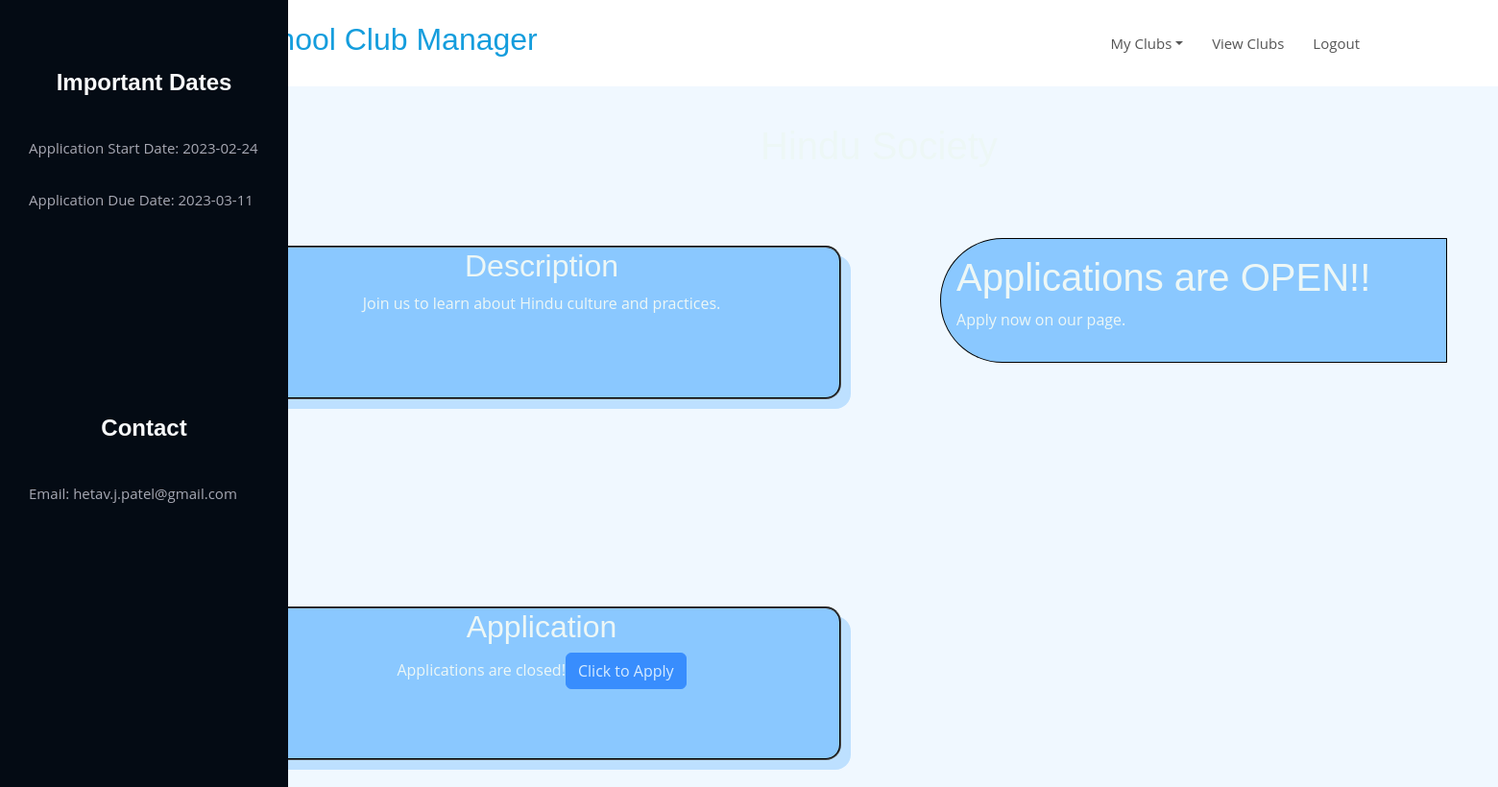
Screenshot of /clubs/67801b25-de4c-48a4-94bd-38dc69fda2db?mode=view (signed in) with the database file from the repository.
### clubmanager/models.py (models this page shows)
class Clubs(UserMixin, db.Model):
    ClubId = db.Column(db.String(36), primary_key=True)
    StudentId = db.Column(db.Integer, nullable=False)
    School = db.Column(db.String(40), nullable=False)
    ClubName = db.Column(db.String(50), nullable=False)
    ClubDescription = db.Column(db.String(300), nullable=False)
    AppStartDate = db.Column(db.Date, nullable=False)
    AppEndDate = db.Column(db.Date, nullable=False)
    ClubContactEmail = db.Column(db.String(75), unique=True, nullable=False)
    Date_Club_Created = db.Column(db.Date, default=datetime.utcnow)

class Announcements(UserMixin, db.Model):
    AnnouncementId = db.Column(db.String(36), primary_key=True)
    ClubId = db.Column(db.String(36), nullable=False)
    Header = db.Column(db.String(100), nullable=False)
    Message = db.Column(db.String(2000), nullable=False)

### clubmanager/routes/clubs.py (the view, shortened to what this page needs)
@app.route('/clubs', methods=['GET'])
@app.route('/clubs/<uuid:ClubId>', methods=['GET'])
@login_required
def get_club(ClubId = ''):
    mode = request.args.get('mode')
    formClubCreationForm = ClubCreationForm()
    formCreateGeneralQuestions = ClubGeneralQuestionForm()
    formAnnouncement = AnnouncementForm()
    if mode == 'new':
        errors_in_clubcreation = ['', '']
        return render_template('club.html', formClubCreationForm=formClubCreationForm, errors_in_clubcreation=errors_in_clubcreation)
    elif mode == 'viewall':
        clubs = Clubs.query.filter(Clubs.School == current_user.School).all()
        truthy = True
        if clubs:
            truthy = False
        return render_template('viewclubs.html', School=current_user.School, truthy=truthy, ClubCatalogue=clubs)
    elif mode == 'view':
        club_to_display = Clubs.query.get_or_404(str(ClubId))
        Announcements_var = Announcements.query.filter(Announcements.ClubId==str(ClubId)).all()
        checkapplicationstartdate = Clubs.query.filter_by(ClubId=str(ClubId)).first().AppStartDate
        checkapplicationenddate = Clubs.query.filter_by(ClubId=str(ClubId)).first().AppEndDate
        applicationbttnstate = 'disabled'
        applicationstatetext = ''
        if datetime.now().date() >= checkapplicationstartdate and datetime.now().date() <= checkapplicationenddate:
            applicationbttnstate = ''
            applicationstatetext = 'Applications Open! Apply Now!'
        else:
            checkapplicationstartdate = 'disabled'
            applicationstatetext = 'Applications are closed!'
        if club_to_display:
            return render_template('clubpage.html', StudentId=str(current_user.id), applicationstatetext=applicationstatetext, applicationbttnstate=applicationbttnstate, club_to_display=club_to_display, Announcements=Announcements_var)
    else:
        return redirect(url_for('dashboard'))

### clubmanager/routes/dashboard.py (called while the page is built)
@login_manager.user_loader
def load_user(user_id):
    return Students.query.get(user_id)

### clubmanager/templates/clubpage.html (shortened to what this page needs)
{% extends 'base.html' %}
{% block head %}
<link rel='stylesheet' href='/static/css/styleves.css'>
<link rel='stylesheet' href='/static/css/styleportfol.css'>
{% endblock %}
{% block body %}
<body id='top' class='container-fluid' style='background-color: aliceblue; color:#EDF7F6'>
    <div class='row'>
        <header id='header' class='fixed-top d-flex align-items-center'>
            <div class="container d-flex align-items-center justify-content-between">
                <div class='logo'>
                    <h2><span id='logospacing'></span><a href='/'>School Club Manager</a></h2>
                </div>
                <nav class='navbar navbar-expand-lg bg-body'>
                    <div class='container-fluid'>
                        <div class='collapse navbar-collapse' id='navbarText'>
                            <ul class="nav justify-content-end">
                                <li class="nav-item dropdown">
                                    <a class="nav-link dropdown-toggle" data-bs-toggle="dropdown" role="button"
                                        aria-expanded="false">My Clubs</a>
                                </li>
                                <a class="nav-link" href='/clubs?mode=viewall'>View Clubs</a>
                                <a class="nav-link" href="{{ url_for('logout') }}">Logout</a>
                            </ul>
                        </div>
                    </div>
                </nav>
            </div>
        </header>
        <header id='header-side'>
            <div class="n-flex flex-column">
                <div class='profile'>
                    <br><br><br>
                    <h1 class='text-light'>Important Dates</h1>
                    <nav id='navbar2' class="nav-menu navbar2">
                        <ul>
                            <a class='nav-link2 scrollto'>Application Start Date: {{ club_to_display.AppStartDate }}</a>
                            <a class='nav-link2 scrollto'>Application Due Date: {{ club_to_display.AppEndDate }}</a>
                        </ul>
                    </nav>
                </div>
                <br><br><br><br><br>
                <div class='profile'>
                    <br><br><br>
                    <h1 class='text-light'>Contact</h1>
                    <nav id='navbar2' class="nav-menu navbar2">
                        <ul>
                            <a class='nav-link2 scrollto'>Email: {{ club_to_display.ClubContactEmail }}</a>
                        </ul>
                    </nav>
                </div>
            </div>
        </header>
    </div>
    <main class='container' id='Top'>
        <br><br>
        <div class='row'>
            <div class='col'></div>
            <div class='col'></div>
            <div class='col'>
                <h1 id='clubname' style='margin: 80px auto;'>{{ club_to_display.ClubName }}</h1>
            </div>
            <div class='col'></div>
        </div>
        <div class="container text-center">
            <div class="row">
                <div class="col-6 col-md-1">
                </div>
                <div class="col-md-6">
                    <div class='rounded-4 description'>
                        <h2>Description</h2>
                        <p>{{ club_to_display.ClubDescription }}</p>
                    </div>
                </div>
                <div class="col-6 col-md-5">
                </div>
            </div>
            <br><br><br><br><br><br><br><br><br>
            <div class="row">
                <div class="col-6 col-md-1">
                </div>
                <div class="col-md-6">
                    <div class='rounded-4 description'>
                        <h2 id='Application'>Application</h2>
                        <p class='applicationinline'>{{ applicationstatetext }}</p><button
                            class='applicationinline btn btn-primary' {{applicationbttnstate}}><a
                                style='color:rgb(255, 255, 255);'
                                href='/clubs/{{ club_to_display.ClubId }}/applications/{{ StudentId }}?mode=view'>Click
                                to
                                Apply</a></button>
                    </div>
                </div>
                <div class="col-6 col-md-5">
                </div>
            </div>
        </div>
        {% if Announcements %}
        <div class='container' id='announceposition'>
            <div class='announcebackground'>
                {% for announcement in Announcements %}
                <div
                    class='p-3 bg-opacity-10 rounded-end rounded-pill' style='background-color:#8AC8FF;border:1px solid black;'>
                    <h1>{{ announcement.Header }}</h1>
                    <p>{{ announcement.Message }}</p>
                </div>
                <br>
                {% endfor %}
            </div>
        </div>
        {% endif %}
    </main>
</body>
{% endblock %}

### clubmanager/static/css/main.css (style rules this page uses)
#logospacing { padding: 60px; }
.flex-column, #inline { display: inline; }
.nav { margin: 20px auto; }
a { text-decoration: none; }
.announcebackground { overflow: auto; height: 32rem; width: 33rem; }
#announceposition { position: relative; bottom: 34rem; left: 835px; }
.description { border: 2px groove black; box-shadow: 10px 10px #BDE0FF; opacity: 50; color: #EDF7F6; background-color: #8AC8FF; height: 10rem; }
.applicationinline { display: inline; }

### clubmanager/static/css/styleves.css (style rules this page uses)
body { font-family: "Open Sans", sans-serif; color: #444444; }
a { color: #3498db; text-decoration: none; }
h1, h2, h3, h4, h5, h6 { font-family: "Raleway", sans-serif; }
#header { z-index: 997; transition: all 0.5s; padding: 22px 0; background: #fff; }
.navbar { padding: 0; }
.navbar ul { margin: 0; padding: 0; display: flex; list-style: none; align-items: center; }
.navbar li { position: relative; }
.navbar a, .navbar a:focus { display: flex; align-items: center; justify-content: space-between; padding: 10px 0 10px 30px; font-size: 15px; font-weight: 400; color: #555555; white-space: nowrap; transition: 0.3s; }

### clubmanager/static/css/styleportfol.css (style rules this page uses)
body { font-family: "Open Sans", sans-serif; color: #272829; }
a { color: #149ddd; text-decoration: none; }
h1, h2, h3, h4, h5, h6 { font-family: "Raleway", sans-serif; }
#header-side { position: fixed; top: 0; left: 0; bottom: 0; width: 300px; transition: all ease-in-out 0.5s; z-index: 9997; transition: all 0.5s; padding: 0 15px; background: #040b14; overflow-y: auto; }
#header-side .profile h1 { font-size: 24px; margin: 0; padding: 0; font-weight: 600; -moz-text-align-last: center; text-align-last: center; font-family: "Poppins", sans-serif; }
.nav-menu { padding: 30px 0 0 0; }
.nav-menu * { margin: 0; padding: 0; list-style: none; }
.nav-menu a, .nav-menu a:focus { display: flex; align-items: center; color: #a8a9b4; padding: 12px 15px; margin-bottom: 8px; transition: 0.3s; font-size: 15px; }

### rows the page displays
Clubs: AppStartDate "2023-02-24", AppEndDate "2023-03-11", ClubContactEmail "hetav.j.patel@gmail.com", ClubDescription "Join us to learn about Hindu culture and practices."
Announcements: Header "Applications are OPEN!!", Message "Apply now on our page."

### other values shown
{{ applicationstatetext }} "Applications are closed!"
